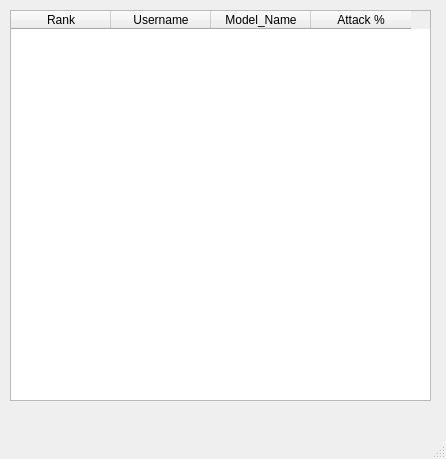
<?xml version="1.0" encoding="UTF-8"?>
<ui version="4.0">
 <class>MainWindow</class>
 <widget class="QMainWindow" name="MainWindow">
  <property name="geometry">
   <rect>
    <x>0</x>
    <y>0</y>
    <width>446</width>
    <height>459</height>
   </rect>
  </property>
  <property name="windowTitle">
   <string>MainWindow</string>
  </property>
  <widget class="QWidget" name="centralwidget">
   <widget class="QTableWidget" name="leaderboardDisplay">
    <property name="geometry">
     <rect>
      <x>10</x>
      <y>10</y>
      <width>421</width>
      <height>391</height>
     </rect>
    </property>
    <property name="verticalScrollBarPolicy">
     <enum>Qt::ScrollBarAlwaysOff</enum>
    </property>
    <property name="horizontalScrollBarPolicy">
     <enum>Qt::ScrollBarAlwaysOff</enum>
    </property>
    <property name="sizeAdjustPolicy">
     <enum>QAbstractScrollArea::AdjustToContentsOnFirstShow</enum>
    </property>
    <column>
     <property name="text">
      <string>Rank</string>
     </property>
    </column>
    <column>
     <property name="text">
      <string>Username</string>
     </property>
    </column>
    <column>
     <property name="text">
      <string>Model_Name</string>
     </property>
    </column>
    <column>
     <property name="text">
      <string>Attack %</string>
     </property>
    </column>
   </widget>
  </widget>
  <widget class="QMenuBar" name="menubar">
   <property name="geometry">
    <rect>
     <x>0</x>
     <y>0</y>
     <width>446</width>
     <height>20</height>
    </rect>
   </property>
  </widget>
  <widget class="QStatusBar" name="statusbar"/>
 </widget>
 <resources/>
 <connections/>
</ui>
